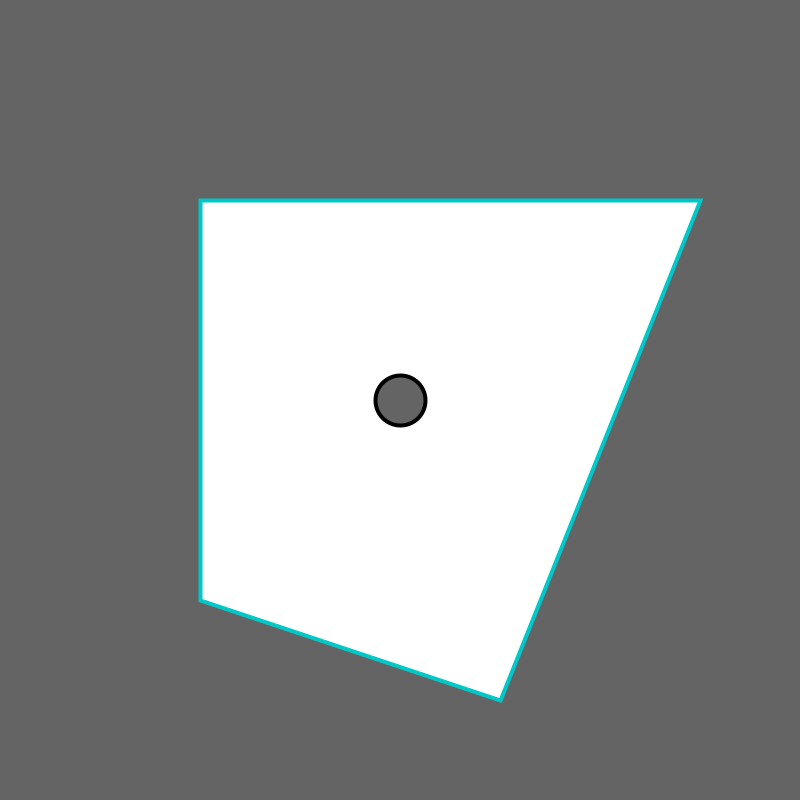
Frame 1 (no input)
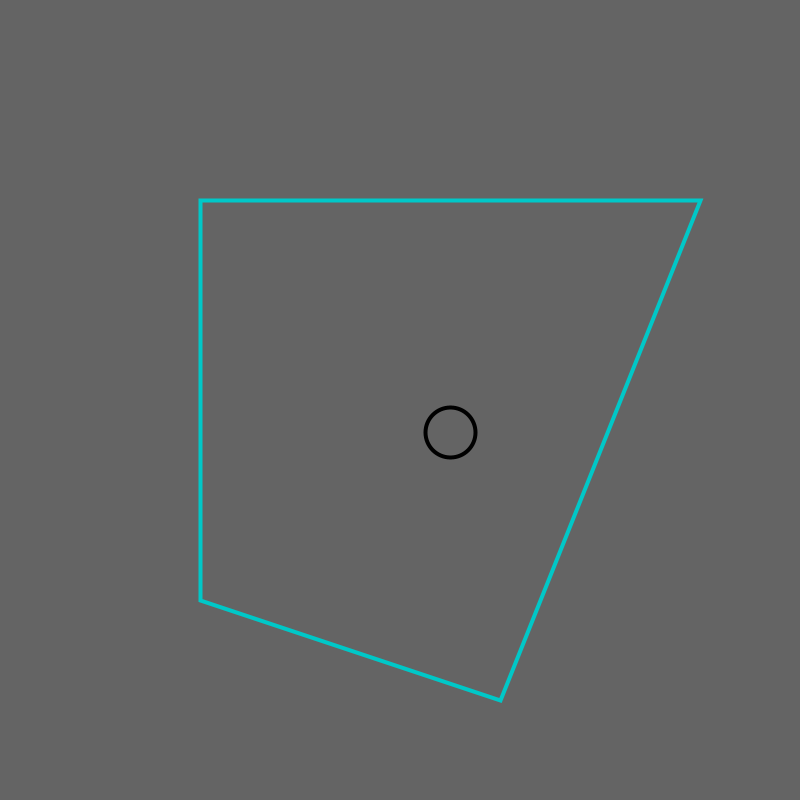
Frame 60 (the mouse pressed at the canvas centre just before this capture)
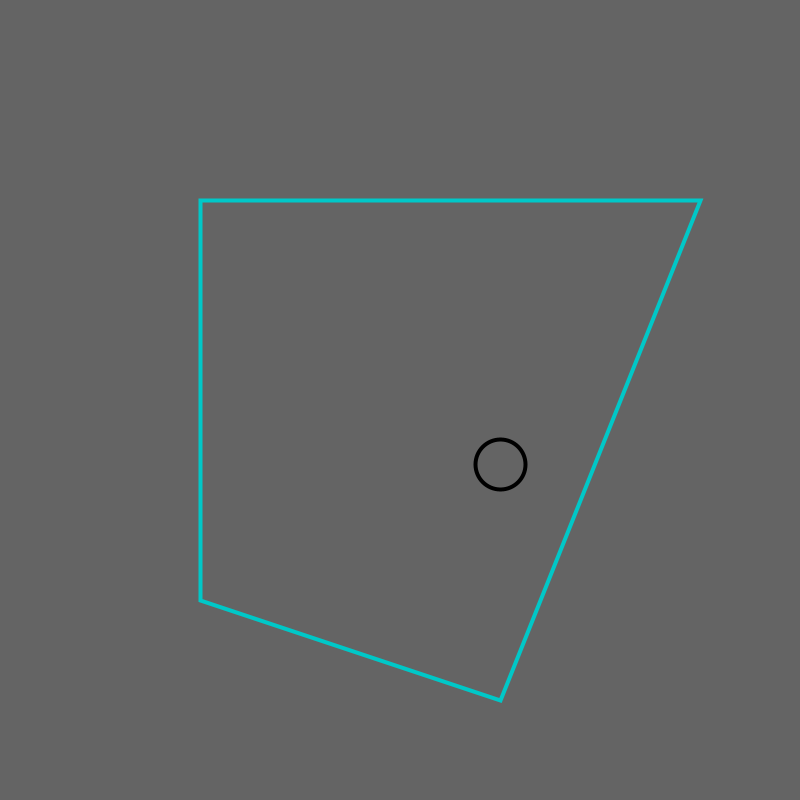
Frame 120 (the mouse held since frame 60 and released just before this capture)

The Processing sketch that drew these frames (run headless with seeded random() and noise(); from frame 60 on, the mouse is pressed at the canvas centre):

// Processing sketch: sketch_ballBounce
// ── sketch_ballBounce.pde
float x=400;
float y=400;
float xs=0;
float ys=0;
float s=1;
float size=50;
int a1;
float direction=1;
int a2;
float a3[]=new float[1000];
int a4;
void setup(){
  size(800,800);
  background(100);
  xs=s*sin(direction);
  ys=s*cos(direction);
}
void draw(){
  
  strokeWeight(4);
  background(100);
  //translate(width/2,heigsht/2);
  stroke(0,200,200);
  beginShape();
  vertex(200,600);
  vertex(200,200);
  vertex(700,200);
  vertex(500,700);
  endShape(CLOSE);
  
  bounce();
  x+=xs;
  y+=ys;  
  fill(100);
  stroke(0);
  ellipse(x,y,size,size);
}
// ── bounce.pde
void bounce(){
  a1=4;
  a2=0;
  a4=0;
  for(float r=0;r<2*PI;r+=0.01){
    if(get(int(x+(size/2)*sin(r)),int(y+(size/2)*cos(r)))==color(0,200,200)){  
      a3[a4]=r;
      if(a4<a1){
        a1=a4;
      }
      if(a4>a2){
        a2=a4;
      }
      a4++;       
      
    }
  }
  if(a1!=4){
    line(x,y,x+100*sin(a3[(a1+a2)/2]),y+100*cos(a3[(a1+a2)/2]));
    direction=a3[(a1+a2)/2]*2-direction-PI/2;
    xs=s*sin(direction);
    ys=s*cos(direction);
    x+=xs*3;
    y+=ys*3;
    println(1);
  } 
  else{ println(ENTER);}
}
